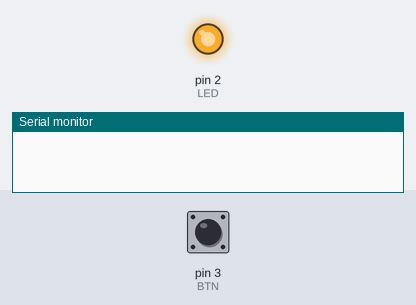
Bench run of a sketch on a simulated Arduino Uno, built with avr-gcc and run on an emulated ATmega328P. Shown: output pins drawn as LEDs (lit = HIGH), the last lines printed to the serial monitor. The inputs (shaded band) are chosen by the test bench; at power-on: pin 3 (BTN) HIGH. Random numbers use the default seed unless the sketch sets one.

Above: at 2.9 s.
3.0 s: pin 3 (BTN) pulled LOW for 0.15 s
At 4.2 s:
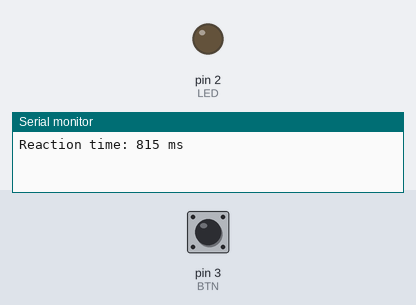
4.6 s: pin 3 (BTN) pulled LOW for 3.2 s
10.8 s: pin 3 (BTN) pulled LOW for 1 s
At 16.0 s:
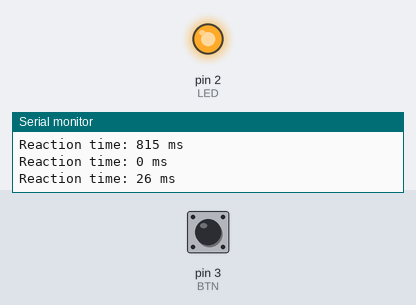
Timing chart, 0 to 17.5 s (numbered marks = the images above; inputs shaded):
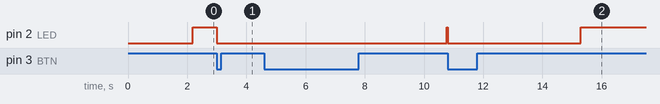

The sketch:

exp11_reaction_timer_game.ino
```cpp
const int LED = 2;   // Reaction signal LED
const int BTN = 3;   // Push button (active-LOW with INPUT_PULLUP)

void setup() {
  pinMode(LED, OUTPUT);
  pinMode(BTN, INPUT_PULLUP);
  Serial.begin(9600);
  randomSeed(analogRead(A0));   // Floating A0 gives a random seed
}

void loop() {
  digitalWrite(LED, LOW);
  delay(random(1000, 4000));    // Random wait: 1 to 4 seconds

  digitalWrite(LED, HIGH);      // LED ON: timer starts
  unsigned long start = millis();

  while (digitalRead(BTN) == HIGH) {
    // Wait until the button is pressed (LOW)
  }

  unsigned long reaction = millis() - start;
  digitalWrite(LED, LOW);

  Serial.print("Reaction time: ");
  Serial.print(reaction);
  Serial.println(" ms");

  delay(2000);                  // Pause before the next round
}
```

Measured:
- after the input at 3.0 s, pin 2 (LED): HIGH → LOW at once
- after the input at 10.8 s, pin 2 (LED): HIGH → LOW at once, → HIGH 4.5 s later
